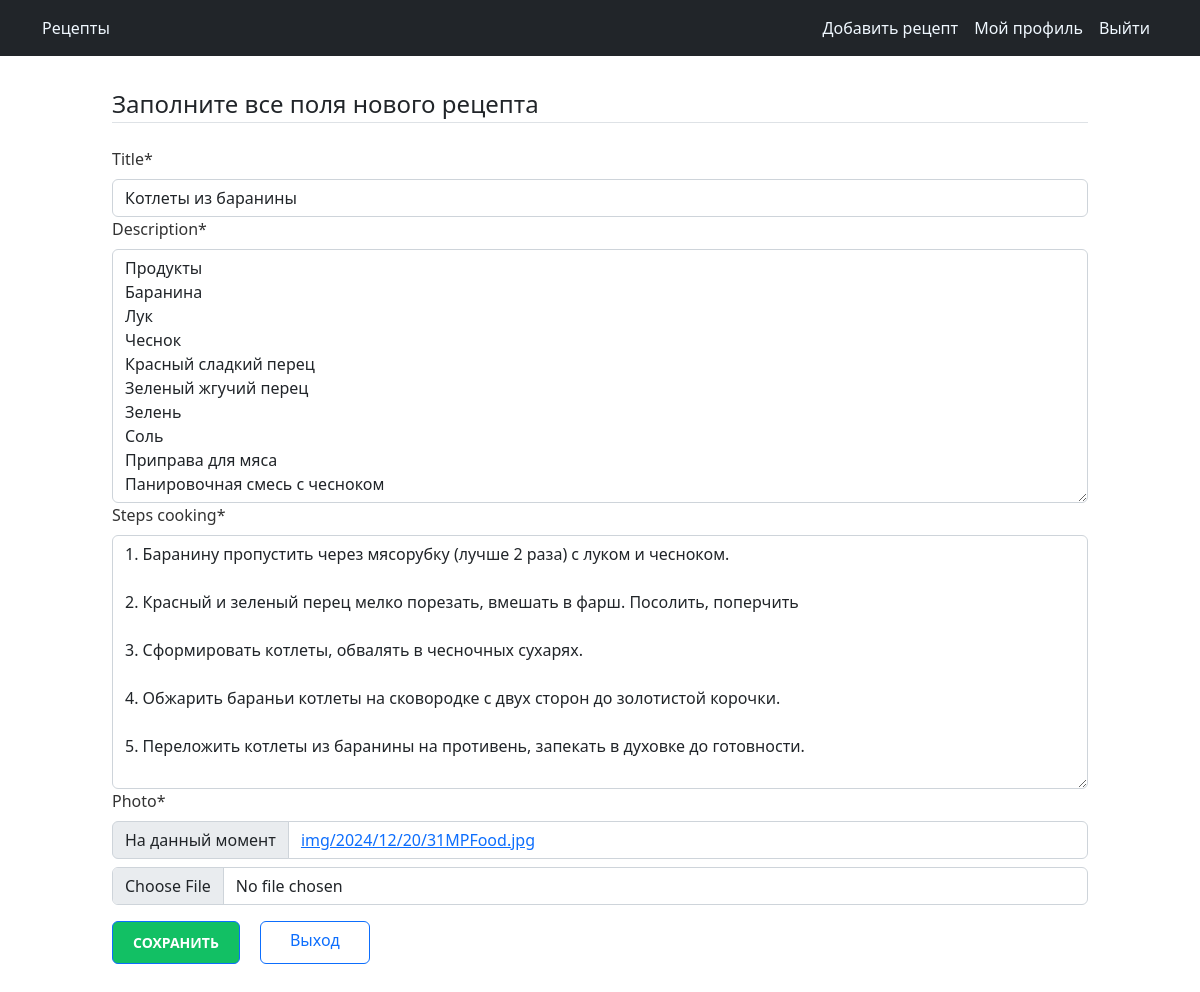
The page /recipe/4/update (signed in) on the database its author committed.
### recipesapp/models.py (models this page shows, shortened)
class Recipe(models.Model):
    title = models.CharField(max_length=100)
    description = models.TextField()
    steps_cooking = models.TextField()
    time_for_cooking = models.IntegerField(default=10)
    photo = models.ImageField(upload_to="img/%Y/%m/%d/")
    author = models.ForeignKey(User, on_delete=models.CASCADE)
    created_at = models.DateTimeField(auto_now_add=True)
    updated_at = models.DateTimeField(auto_now=True)
    class Meta:
        verbose_name = 'Рецепты'
        verbose_name_plural = 'Рецепты'

### recipesapp/views.py (the view, shortened to what this page needs)
# urls.py: path('recipe/<int:pk>/update', RecipeUpdateView.as_view(), name="recipes-update"),
class RecipeUpdateView(LoginRequiredMixin, UserPassesTestMixin, UpdateView):
    model = models.Recipe
    fields = ['title', 'description', "steps_cooking", "photo"]
    def test_func(self):
        recipe = self.get_object()
        return self.request.user == recipe.author

### recipesapp/templates/recipesapp/recipe_form.html (shortened to what this page needs)
<!DOCTYPE html>
{% extends "base.html" %}
{% load crispy_forms_tags %}
{% block content %}
<div class="container">
  <form method="POST" enctype="multipart/form-data">
    <fieldset class="form-group">
      <legend class="border-bottom mb-4">Заполните все поля нового рецепта</legend>
      {{ form|crispy }}
    </fieldset>
    <div class="form-group py-3">
      <input class="btn btn-outline-primary" type="submit" value="Сохранить" />
      <a class="btn btn-outline-primary" style="height: 43px; width: 110px; margin-left: 20px;" href="{% url 'recipes-home' %}">Выход</a>
    </div>
  </form>
</div>
{% endblock content %}

### usersapp/static/css/base.css (style rules this page uses)
body { margin:0; padding:0; font-family:helvetica, sans-serif; }
a { color:#12c064; text-decoration:none; }
form { overflow:auto; }
label { float:left; clear:both; color:#333; margin-bottom:4px; }
input, textarea { clear:both; float:left; margin:0 0 10px; background:#efefef; border:0; padding:6px 10px; font-size:14px; }
input[type=submit], a.button { font-weight:bold; background:#12c064; color:#fff; padding:10px 20px; font-size:14px; text-transform:uppercase; }

### rows shown on the page
Recipe: title "Котлеты из баранины", description "Продукты Баранина Лук Чеснок Красный сладкий перец Зеленый жгучий перец Зелень Соль Приправа для мяса Панировочная смесь с чесноком", steps_cooking "1. Баранину пропустить через мясорубку (лучше 2 раза) с луком и чесноком. 2. Красный и зеленый перец мелко порезать, вмешать в фарш. Посолить, поперчить 3. Сформировать котлеты, обвалять в чесночных сухарях. 4. Обжарить бараньи котлеты на сковородке с двух сторон до золотистой корочки. 5. Переложить котлеты из баранины на противень, запекать в духовке до готовности."
